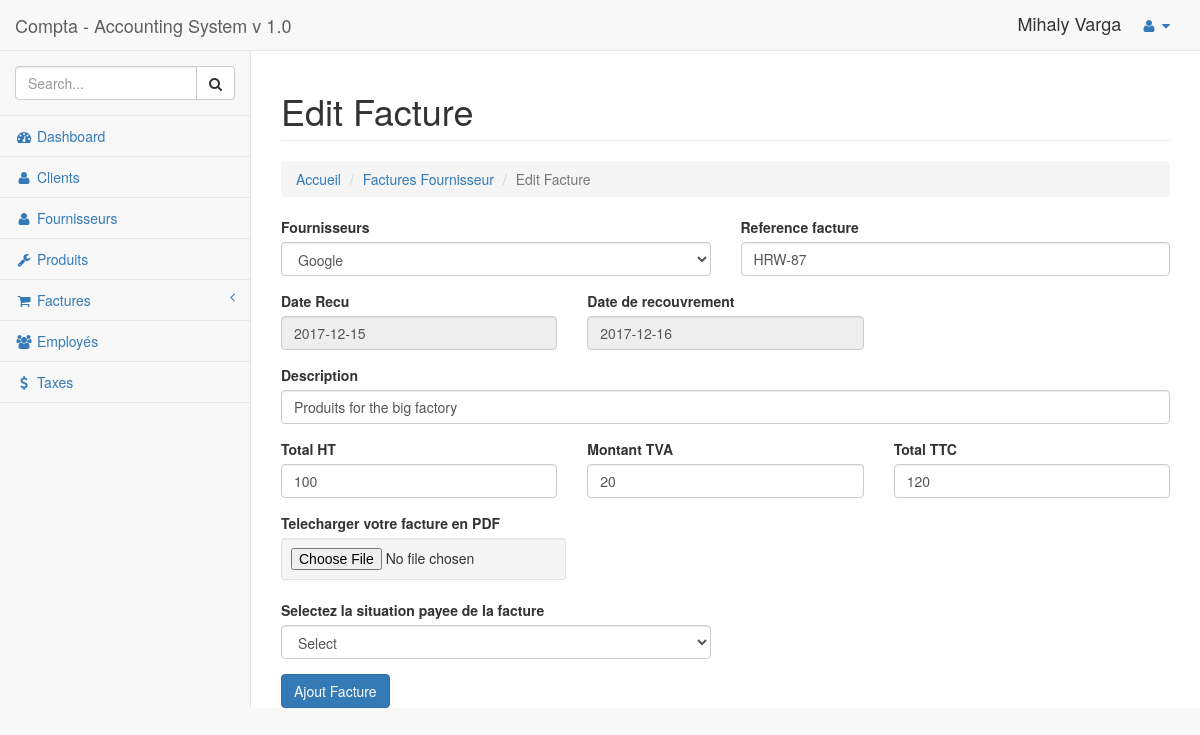
The app's page /factures_fournisseurs.php?source=edit_fournisseur_facture&edit_facture_id=1 (signed in) with its own data.
### tables this page shows
CREATE TABLE `factures_fr` (
  `facture_fr_id` int(11) NOT NULL,
  `facture_fr_fournisseur_id` int(11) NOT NULL,
  `facture_fr_ref` varchar(255) NOT NULL,
  `facture_fr_desc` text NOT NULL,
  `facture_fr_date_em` date NOT NULL,
  `facture_fr_date_rec` date NOT NULL,
  `facture_fr_total_HT` double NOT NULL,
  `facture_fr_mont_TVA` double NOT NULL,
  `facture_fr_total_TTC` double NOT NULL,
  `factures_fr_payee` tinyint(1) NOT NULL,
  `facture_fr_pdf` text NOT NULL
);

### includes/factures_fournisseur/edit_fournisseur_facture.php (the view, shortened to what this page needs)
<?php
if(isset($_GET['edit_facture_id'])){
  $the_facture_fr_id = $_GET['edit_facture_id'];
    $query = "SELECT * FROM factures_fr WHERE facture_fr_id = $the_facture_fr_id ";
    $select_all_facture_fr = mysqli_query($connection, $query);
    while($row = mysqli_fetch_array($select_all_facture_fr)){
        $facture_fr_ref             = $row['facture_fr_ref'];
        $facture_fr_desc            = $row['facture_fr_desc'];
        $facture_fr_date_em         = $row['facture_fr_date_em'];
        $facture_fr_date_rec        = $row['facture_fr_date_rec'];
        $facture_fr_total_HT        = $row['facture_fr_total_HT'];
        $facture_fr_mont_TVA        = $row['facture_fr_mont_TVA'];
        $facture_fr_total_TTC       = $row['facture_fr_total_TTC'];
        $facture_fr_payee           = $row['factures_fr_payee'];
      }
}
?>
    <div class="row">
        <div class="col-lg-12">
            <h1 class="page-header">Edit Facture</h1>
        </div>
    </div>
    <ol class="breadcrumb">
        <li><a href="dashboard.php">Accueil</a></li>
        <li><a href="factures_fournisseurs.php">Factures Fournisseur</a></li>
        <li class="active">Edit Facture</li>
    </ol>
    <form action="" method="post" enctype="multipart/form-data">
        <div class="row">
            <div class="form-group col-md-6 col-xs-6">
                <label for="">Fournisseurs</label>
                <select class="form-control" name="facture_fr_fournisseur_id" id="">
            </select>
            </div>
            <div class="form-group col-md-6 col-xs-6">
                <label for="nom">Reference facture</label>
                <input type="text" value="<?php echo $facture_fr_ref; ?>" id="facture_fr_ref" class="form-control facture_fr_ref" name="facture_fr_ref">
            </div>
        </div>
        <div class="row">
            <div class="form-group col-md-4">
                <label for="prenom">Date Recu</label>
                <input type="text" value="<?php echo $facture_fr_date_em; ?>" data-date-format='yyyy-mm-dd' name="facture_fr_date_em" data-provide="datepicker" id="facture_fr_date_em" class="form-control" readonly placeholder="Selectionez la date">
            </div>
            <div class="form-group col-md-4">
                <label for="prenom">Date de recouvrement</label>
                <input type="text" value="<?php echo $facture_fr_date_rec; ?>" data-date-format='yyyy-mm-dd' name="facture_fr_date_rec" data-provide="datepicker" id="facture_fr_date_rec" class="form-control" readonly placeholder="Selectionez la date">
            </div>
        </div>
        <div class="form-group">
            <label for="prenom">Description</label>
            <input type="text" value="<?php echo $facture_fr_desc; ?>" class="form-control" name="facture_fr_desc">
        </div>
        <div class="row">
            <div class="form-group col-md-4">
                <label for="nom">Total HT</label>
                <input type="text" value="<?php echo $facture_fr_total_HT;?>" id="facture_fr_total_HT" class="form-control facture_fr_total_HT" name="facture_fr_total_HT">
            </div>
            <div class="form-group col-md-4">
                <label for="nom">Montant TVA</label>
                <input type="text" value="<?php echo $facture_fr_mont_TVA;?>" id="facture_fr_mont_TVA" class="form-control facture_fr_mont_TVA" name="facture_fr_mont_TVA">
            </div>
            <div class="form-group col-md-4">
                <label for="nom">Total TTC</label>
                <input type="text" value="<?php echo $facture_fr_total_TTC;?>" id="facture_fr_total_TTC" class="form-control facture_fr_total_TTC" name="facture_fr_total_TTC">
            </div>
        </div>
        <div class="form-group">
            <label for="">Telecharger votre facture en PDF</label>
            <input type="file" value="<?php echo facture_fr_pdf;?>" name="facture_fr_pdf" class="well well-sm">
        </div>
        <div class="row">
            <div class="form-group col-xs-6">
                <label for="factures_fr_payee">Selectez la situation payee de la facture</label>
                <select class="form-control" name="factures_fr_payee" id="factures_fr_payee">
                <option value="<?php echo $facture_fr_payee;?>">Select</option>
            </select>
            </div>
        </div>
        <input class="btn btn-primary" type="submit" name="edit_fournisseur_facture" value="Ajout Facture">
    </form>

### css/dashboard.css (style rules this page uses)
body { background-color: #f8f8f8; }

### records on screen
factures_fr: facture_fr_ref "HRW-87", facture_fr_date_em "2017-12-15", facture_fr_date_rec "2017-12-16", facture_fr_desc "Produits for the big factory", facture_fr_total_HT "100", facture_fr_mont_TVA "20", facture_fr_total_TTC "120"

### other values on screen
$_SESSION['user_prenom'] "Mihaly"
$_SESSION['user_nom'] "Varga"
form field facture_fr_fournisseur_id "Google"
